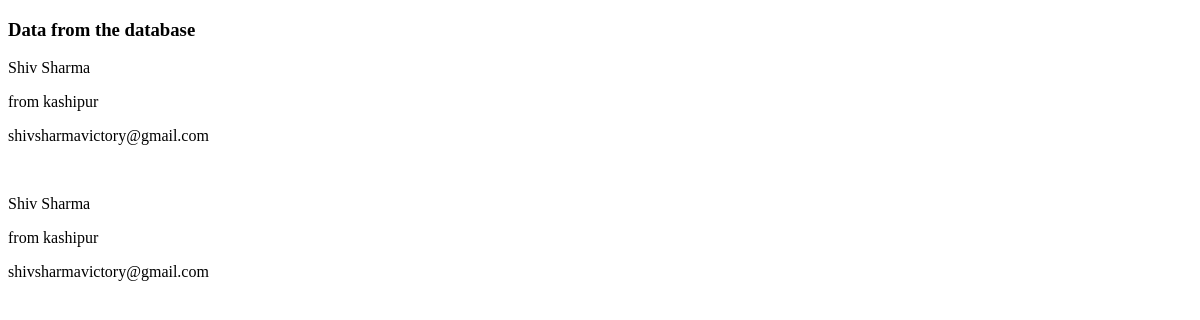
Page /base/db on the earlier database version.
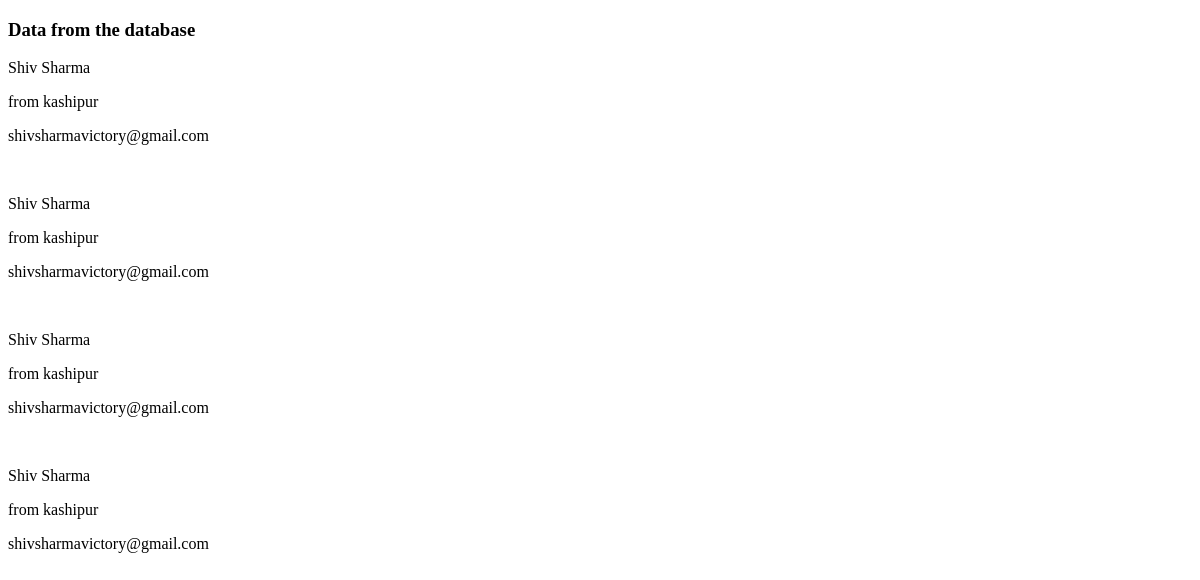
Same page on the later database version.
### base/models.py (models this page shows)
class MyformData(models.Model):
    email2 = models.EmailField()
    first2 = models.CharField(max_length=30)
    last2 = models.CharField(max_length=30)
    published_date=models.DateTimeField(blank=True,null=True)

### base/views.py (the view)
# urls.py: url('db',views.index1,name=''),
def index1(request):
    all_form =  MyformData.objects.all()
    context = {
    "shiv":all_form
    }
    return render(request, "base/db.html", context)

### base/templates/base/db.html (shortened to what this page needs)
<!DOCTYPE html>
<html lang="en" dir="ltr">
  <head>
  </head>
  <body>
    <h3>Data from the database</h3>
    {% for shivam in shiv %}
    <p>{{ shivam.first2 }}</p>
    <p>{{ shivam.last2 }}</p>
    <p>{{ shivam.email2 }}</p>
    <br>
    {% endfor %}
  </body>
</html>

Differences in the rows shown:
added MyformData: first2 "Shiv Sharma", last2 "from kashipur", email2 "shivsharmavictory@gmail.com"
added MyformData: first2 "Shiv Sharma", last2 "from kashipur", email2 "shivsharmavictory@gmail.com"
